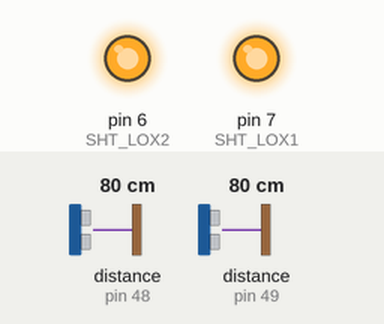
This sketch was run on a simulated Arduino Uno, built with avr-gcc and run on an emulated ATmega328P. On the bench: output pins drawn as LEDs (lit = HIGH). The inputs (shaded band) are chosen by the test bench; at power-on: distance to the obstacle (sensors on pin 48, pin 49) 80 cm. What the sketch prints to the serial monitor is not drawn.

Above: at 1.2 s.
1.3 s: distance to the obstacle (sensor on pin 48) set to 250 cm
3.4 s: distance to the obstacle (sensor on pin 49) set to 250 cm
5.4 s: distance to the obstacle (sensor on pin 48) set to 2 cm
Timing chart, 0 to 8.4 s (numbered marks = the images above; inputs shaded):
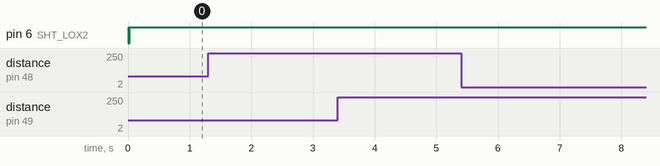

Measured:
- after the input at 1.3 s, every drawn part: stays the same
- after the input at 3.4 s, every drawn part: stays the same
- after the input at 5.4 s, every drawn part: stays the same

The sketch:

VL53L0X_two_sensors.ino
```cpp
#include "Adafruit_VL53L0X.h"

// address we will assign if dual sensor is present
#define LOX1_ADDRESS 0x30
#define LOX2_ADDRESS 0x31

// set the pins to shutdown
#define SHT_LOX1 7
#define SHT_LOX2 6

// objects for the vl53l0x
Adafruit_VL53L0X lox1 = Adafruit_VL53L0X();
Adafruit_VL53L0X lox2 = Adafruit_VL53L0X();

// this holds the measurement
VL53L0X_RangingMeasurementData_t measure1;
VL53L0X_RangingMeasurementData_t measure2;

/*
    Reset all sensors by setting all of their XSHUT pins low for delay(10), then set all XSHUT high to bring out of reset
    Keep sensor #1 awake by keeping XSHUT pin high
    Put all other sensors into shutdown by pulling XSHUT pins low
    Initialize sensor #1 with lox.begin(new_i2c_address) Pick any number but 0x29 and it must be under 0x7F. Going with 0x30 to 0x3F is probably OK.
    Keep sensor #1 awake, and now bring sensor #2 out of reset by setting its XSHUT pin high.
    Initialize sensor #2 with lox.begin(new_i2c_address) Pick any number but 0x29 and whatever you set the first sensor to
 */
void setID() {
  // all reset
  digitalWrite(SHT_LOX1, LOW);
  digitalWrite(SHT_LOX2, LOW);
  delay(10);
  // all unreset
  digitalWrite(SHT_LOX1, HIGH);
  digitalWrite(SHT_LOX2, HIGH);
  delay(10);

  // activating LOX1 and resetting LOX2
  digitalWrite(SHT_LOX1, HIGH);
  digitalWrite(SHT_LOX2, LOW);

  // initing LOX1
  if(!lox1.begin(LOX1_ADDRESS)) {
    Serial.println(F("Failed to boot first VL53L0X"));
    while(1);
  }
  delay(10);

  // activating LOX2
  digitalWrite(SHT_LOX2, HIGH);
  delay(10);

  //initing LOX2
  if(!lox2.begin(LOX2_ADDRESS)) {
    Serial.println(F("Failed to boot second VL53L0X"));
    while(1);
  }
}

void read_dual_sensors() {

  lox1.rangingTest(&measure1, false); // pass in 'true' to get debug data printout!
  lox2.rangingTest(&measure2, false); // pass in 'true' to get debug data printout!

  // print sensor one reading
  Serial.print(F("1: "));
  if(measure1.RangeStatus != 4) {     // if not out of range
    Serial.print("#1 ");
    Serial.print(measure1.RangeMilliMeter);
  } else {
    Serial.print(F("#1 Out of range"));
  }

  Serial.print(F(" "));

  // print sensor two reading
  Serial.print(F("2: "));
  if(measure2.RangeStatus != 4) {
    Serial.print("#2 ");
    Serial.print(measure2.RangeMilliMeter);
  } else {
    Serial.print(F("#2 Out of range"));
  }

  Serial.println();
}

void setup() {
  Serial.begin(115200);

  // wait until serial port opens for native USB devices
  while (! Serial) { delay(1); }

  pinMode(SHT_LOX1, OUTPUT);
  pinMode(SHT_LOX2, OUTPUT);

  Serial.println(F("Shutdown pins inited..."));

  digitalWrite(SHT_LOX1, LOW);
  digitalWrite(SHT_LOX2, LOW);

  Serial.println(F("Both in reset mode...(pins are low)"));


  Serial.println(F("Starting..."));
  setID();

}

void loop() {

  read_dual_sensors();
  delay(100);
}
```
